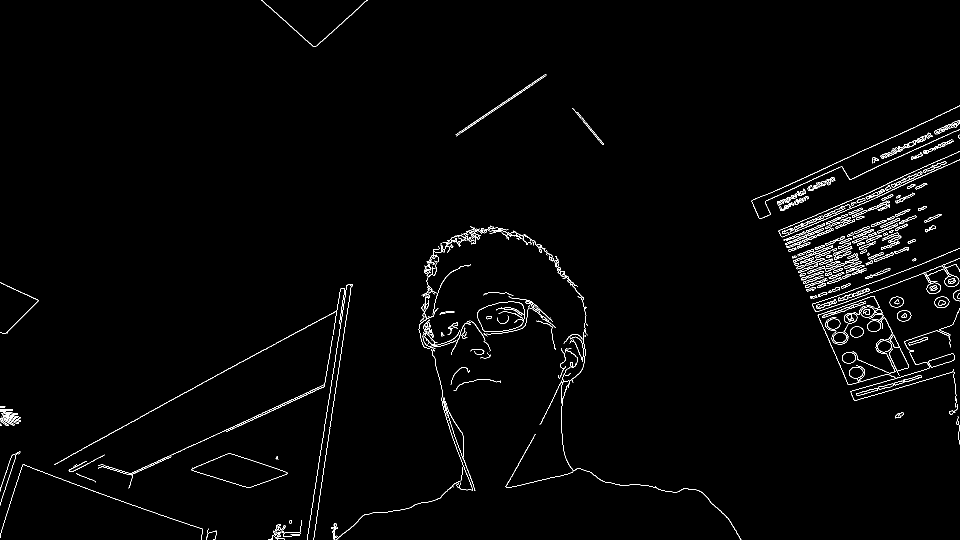
#> input picture Andrinirina/all.png, 1920 x 1080 px (shown at 1/2 size)
$ python HoughTransformImg.py
#> lines starting #> are read from the running program, lines starting #| are printed output that depends on the picture
import cv2
import numpy as np

img = cv2.imread('../Andrinirina/all.png',0)
#> img: shape (1080, 1920); 1.6% white in thin lines or dots

circles = cv2.HoughCircles(img,cv2.HOUGH_GRADIENT,1,100,100,minRadius=0,maxRadius=0)
#> circles = [[1764.5, 616.5, 150.6], [1655.5, 482.5, 55.6], [1699.5, 692.5, 87.6]]

circles = np.uint16(np.around(circles))
#> circles = [[1764, 616, 151], [1656, 482, 56], [1700, 692, 88]]
print(circles)
#| [[[1764  616  151]
#|   [1656  482   56]
#|   [1700  692   88]]]
for i in circles[0,:]:
    # draw the outer circle
    cv2.circle(img,(i[0],i[1]),i[2],(0,255,0),2)
    # draw the center of the circle
    cv2.circle(img,(i[0],i[1]),2,(0,0,255),3)

    cv2.imshow('detected circles',img)
#> this loop made 3 passes
#> pass 2, `cv2.imshow('detected circles',img)`:
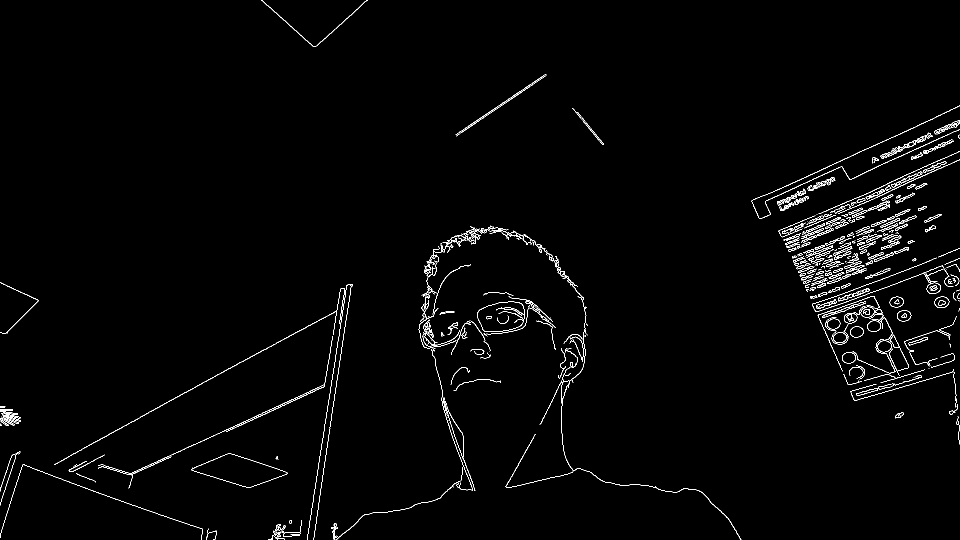
#> window 'detected circles': shape (1080, 1920) (shown at 1/2 size); 1.5% white in thin lines or dots
#> after the loop:
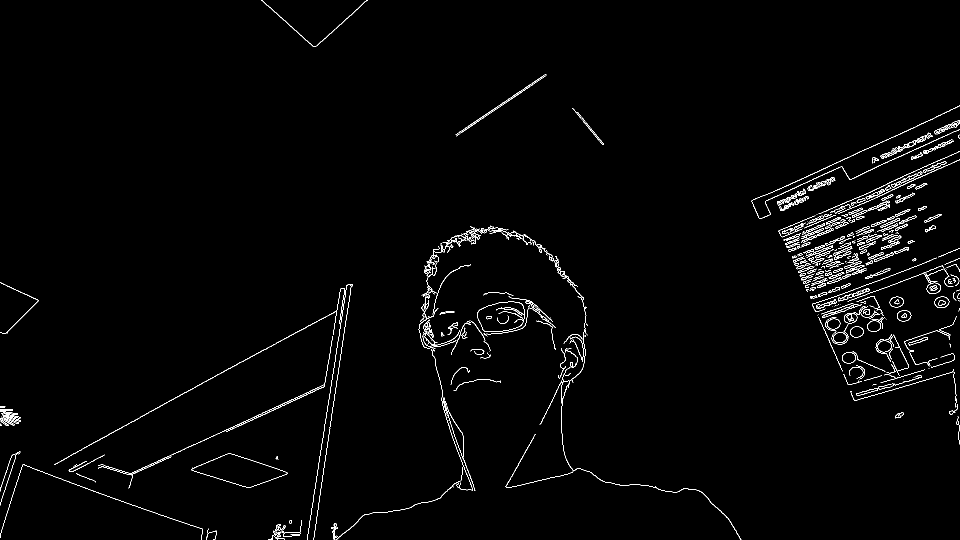
#> img: shape (1080, 1920) (shown at 1/2 size); 1.5% white in thin lines or dots
cv2.waitKey(0)
cv2.destroyAllWindows()
